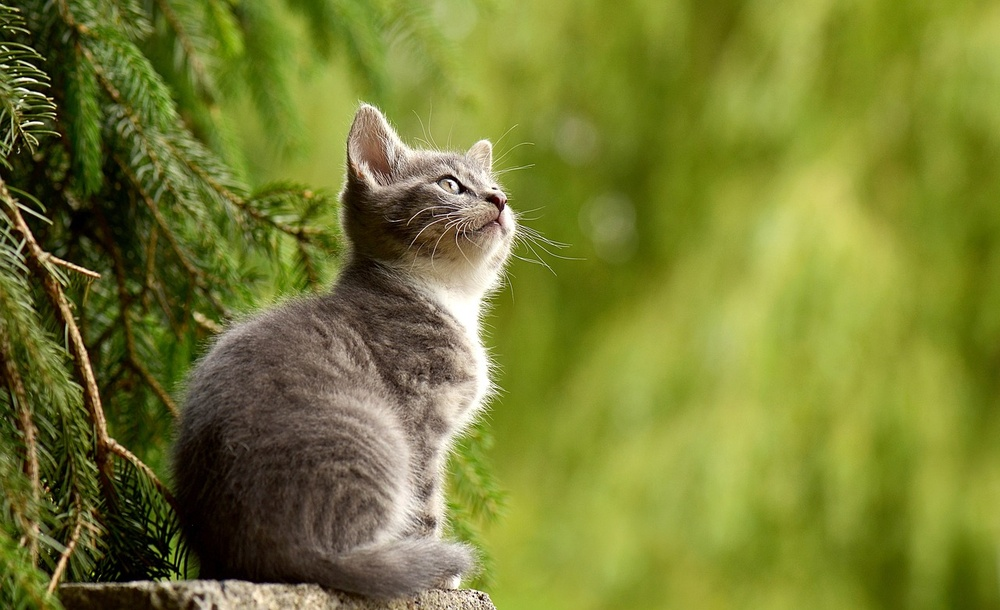
#> input picture kucing.jpg, 1000 x 610 px, shrunk from 1280 x 781 before the run
$ python 'Latihan 6.py'
#> lines starting #> are read from the running program, lines starting #| are printed output that depends on the picture; after the words box and inside, x2 and y2 are one past the last pixel; in counts of white or black regions, pixels touching at a corner belong together
import cv2
import numpy as np
import matplotlib.pyplot as plt

img = cv2.imread('kucing.jpg', 0)
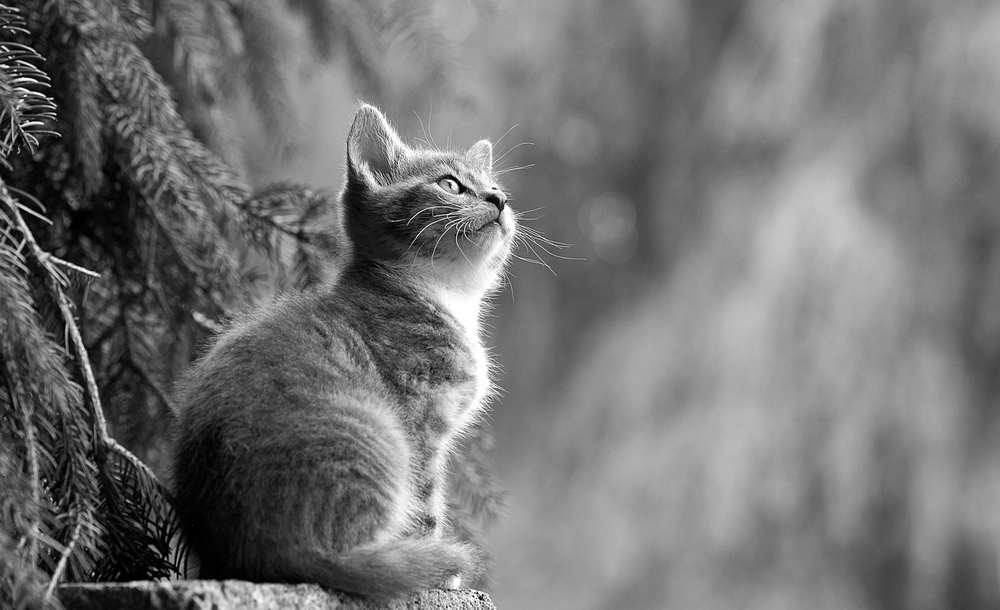
#> img: shape (610, 1000); min 0, max 255, mean 115.2
img = cv2.medianBlur(img, 5)
ret, th1 = cv2.threshold(img, 127, 255, cv2.THRESH_BINARY)
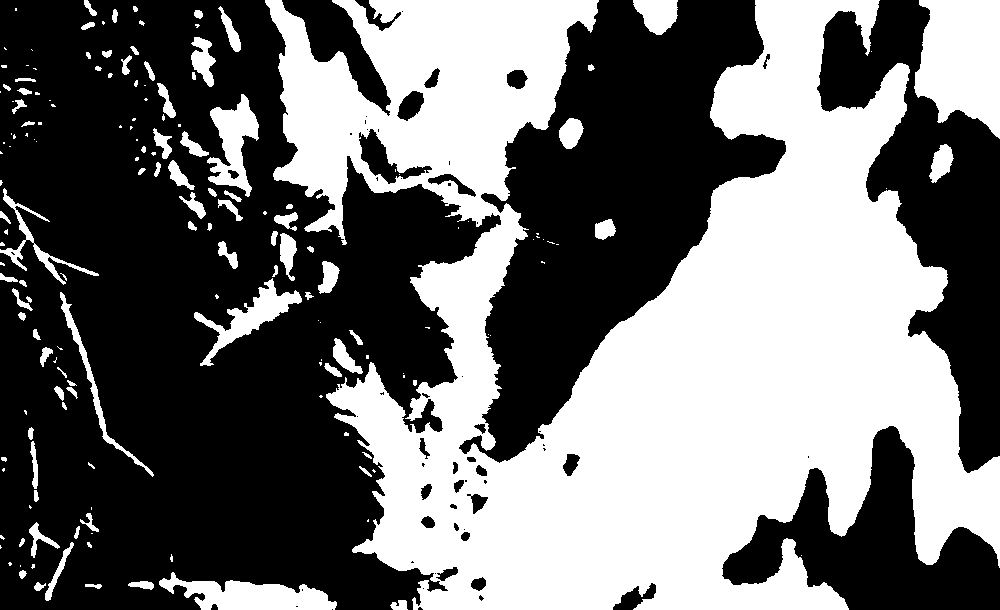
#> th1: shape (610, 1000); 43.9% white; 171 white regions (82 under 20 px), largest, box (x1, y1, x2, y2) and area: (265, 0, 1000, 610) 236054, (914, 0, 1000, 139) 9127, (159, 572, 337, 610) 3670
th2 = cv2.adaptiveThreshold(img, 255, cv2.ADAPTIVE_THRESH_MEAN_C, cv2.THRESH_BINARY, 11, 2)
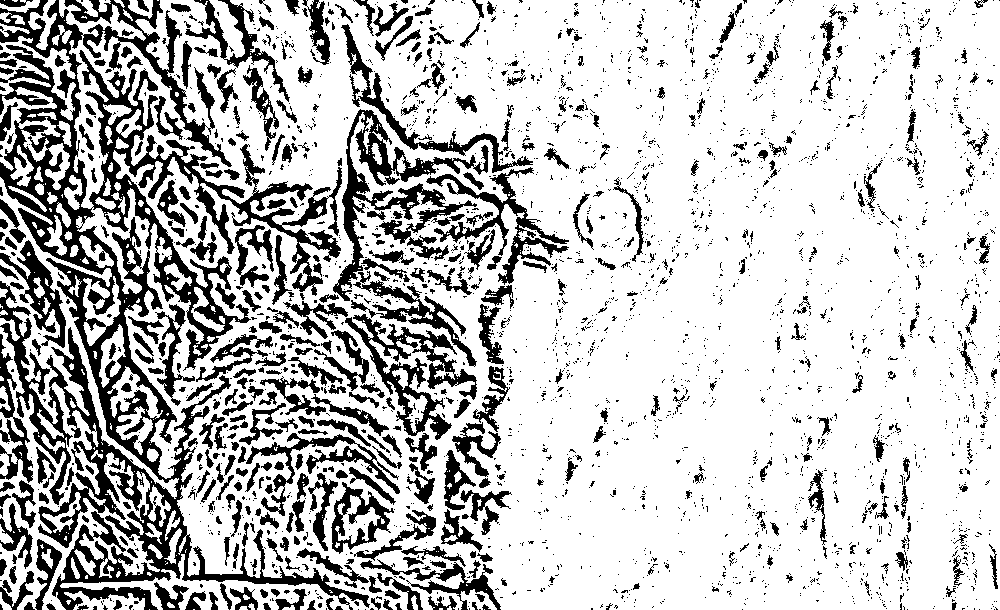
#> th2: shape (610, 1000); 76.6% white; 3029 black regions (2559 under 20 px), largest, box (x1, y1, x2, y2) and area: (0, 0, 370, 610) 53315, (333, 109, 489, 301) 6345, (345, 314, 477, 440) 4271
th3 = cv2.adaptiveThreshold(img, 255, cv2.ADAPTIVE_THRESH_GAUSSIAN_C, cv2.THRESH_BINARY, 11, 2)
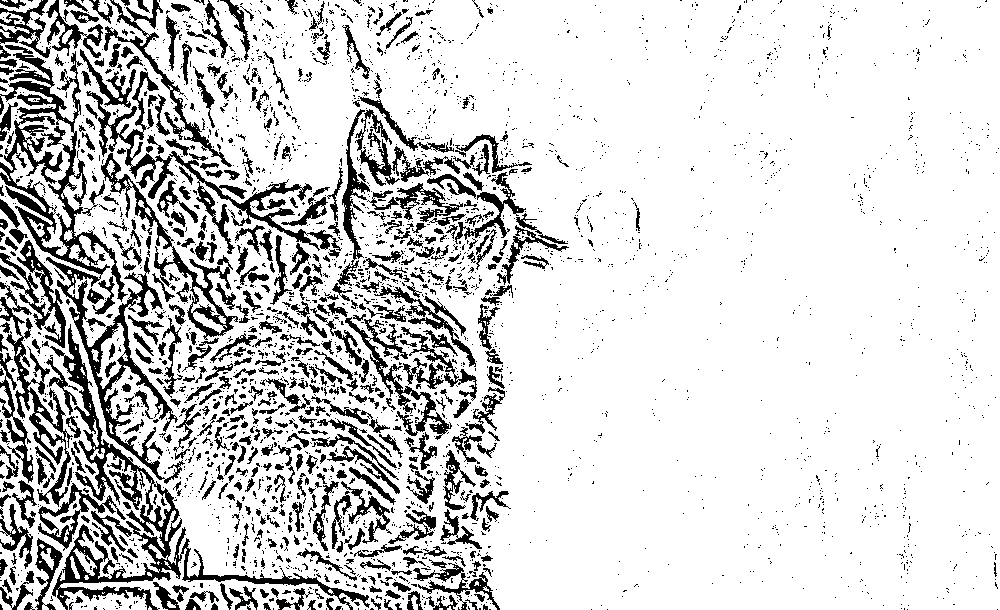
#> th3: shape (610, 1000); 82.8% white; 3078 black regions (2536 under 20 px), largest, box (x1, y1, x2, y2) and area: (0, 51, 185, 484) 11284, (50, 324, 370, 610) 8481, (86, 71, 342, 254) 4674
titles = ['Original Image', 'Global Thresholding (v = 127)', 'Adaptive Mean Thresholding', 'Adaptive Gaussian Thresholding']
images = [img, th1, th2, th3]
for i in range(4):
    plt.subplot(2, 2, i+1)
    plt.imshow(images[i], 'gray')
    plt.title(titles[i])
    plt.xticks([]), plt.yticks([])
plt.show()
